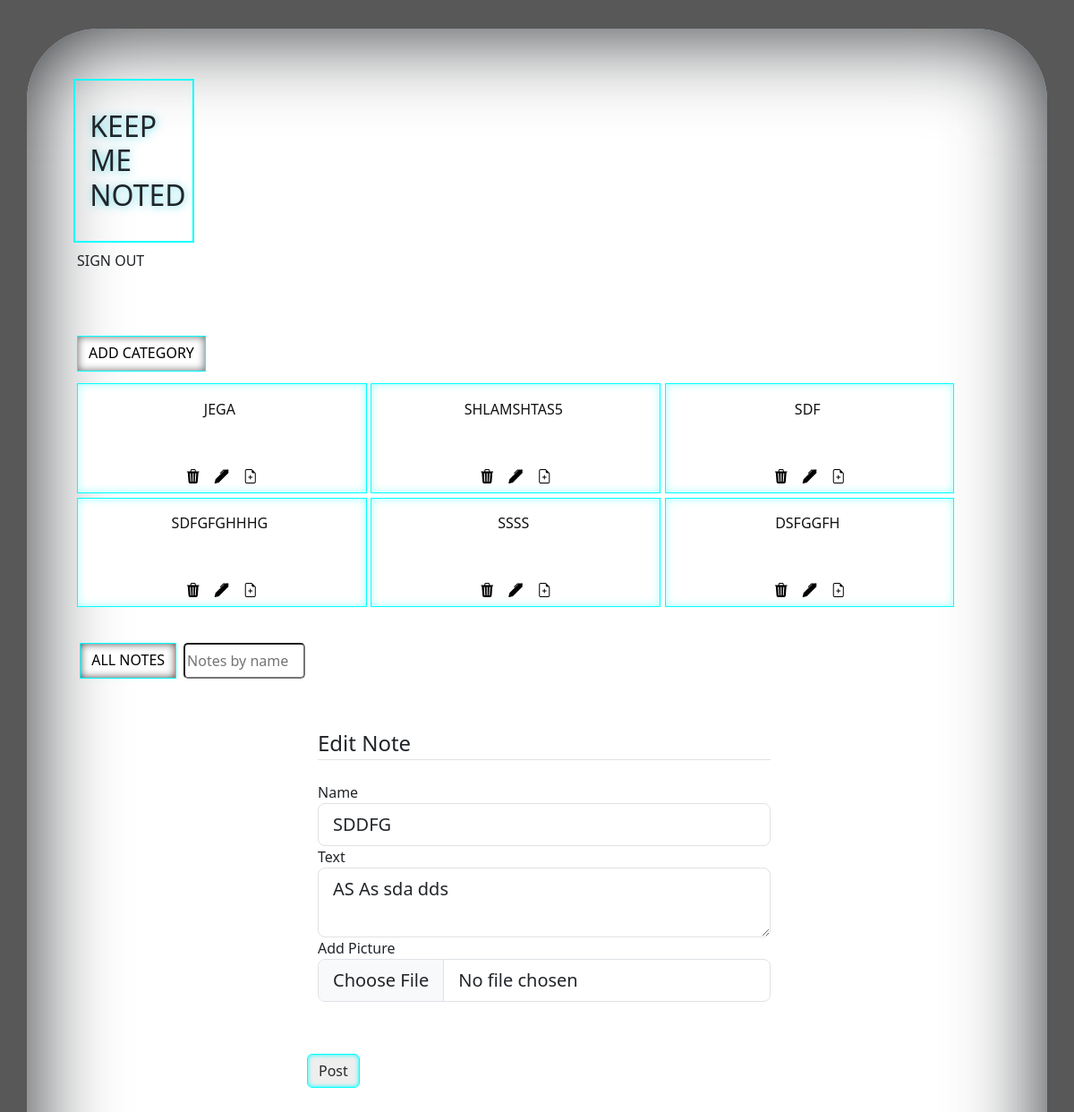
Page /edit_note/3 (signed in) on the committed database.
### app/db_models/Category.py (models this page shows, shortened)
class Category(db.Model):
    __tablename__ = "categories"
    id = db.Column(db.Integer, primary_key=True)
    category_name = db.Column(db.String(50), nullable=False)
    notes = db.relationship("Note", backref="categories", cascade='all, delete')

### app/db_models/Note.py (models this page shows, shortened)
class Note(db.Model):
    __tablename__= "notes"
    id = db.Column(db.Integer, primary_key=True)
    name = db.Column(db.String(255),nullable=False)
    text = db.Column(db.String())
    picture = db.Column(db.String(), nullable=True, default='default.png')
    id_category = db.Column(db.Integer, db.ForeignKey('categories.id') )

### app/routes.py (the view, shortened to what this page needs)
@app.route('/edit_note/<int:id>', methods =['GET' , 'POST'])
@login_required
def edit_note(id):
    categories = Category.query.all()
    notes = Note.query.all()
    note = Note.query.get_or_404(id)
    form = AddNoteForm()
    form.name.data = note.name
    form.text.data = note.text
    form.picture.data = note.picture
    return render_template('edit_note.html' , form=form, notes=notes ,categories=categories)

### app/forms.py
class AddNoteForm(FlaskForm):
    name = StringField("Name", [DataRequired()])
    text = TextAreaField("Text", [DataRequired()])
    picture = FileField('Add Picture', validators=[FileAllowed(['jpg', 'png'])])
    submit = SubmitField('Post')

class SearchForm(FlaskForm):
    searched = StringField("Searched", [DataRequired()])
    submit = SubmitField('Submit')

### app/routes.py (called while the page is built)
@login_manager.user_loader
def load_user(user_id):
    return User.query.get(user_id)

@app.context_processor
def base():
    form = SearchForm()
    return dict(form=form)

### app/templates/edit_note.html (shortened to what this page needs)
{% extends "main.html" %}
{% block content %}
            <div class="content-section; w-50 p-3; mx-auto pt-5" >
                <form method="POST" action="" enctype="multipart/form-data">
                   <fieldset id="fieldset-edit-note" class="form-group">
                       <legend class="border-bottom mb-4">Edit Note</legend>
                       <div class="form-group">
                            {{ form.name.label(class="form-control-label" , id="edit-note-name") }}
                            {% if form.name.errors %}
                            {{ form.name(class="form-control form-control-lg is-invalid") }}
                            <div class="invalid-feedback">
                            {% for error in form.name.errors %}
                            <span>{{ error }}</span>
                            {% endfor %}
                            </div>
                            {% else %}
                            {{ form.name(class="form-control form-control-lg" , id="edit-note-name" , style="text-transform: uppercase") }}
                            {% endif %}
                       </div>
                       <div class="form-group">
                            {{ form.text.label(class="form-control-label") }}
                            {% if form.text.errors %}
                            {{ form.text(class="form-control form-control-lg is-invalid") }}
                            <div class="invalid-feedback">
                            {% for error in form.text.errors %}
                            <span>{{ error }}</span>
                            {% endfor %}
                            </div>
                            {% else %}
                            {{ form.text(class="form-control form-control-lg") }}
                            {% endif %}
                       </div>
                       <div class="form-group">
                            {{ form.picture.label(class="form-control-label") }}
                            {% if form.picture.errors %}
                            {{ form.picture(class="form-control form-control-lg is-invalid") }}
                            <div class="invalid-feedback">
                            {% for error in form.picture.errors %}
                            <span>{{ error }}</span>
                            {% endfor %}
                            </div>
                            {% else %}
                            {{ form.picture(class="form-control form-control-lg") }}
                            {% endif %}
                       </div>
                       <br>
                   </fieldset>
                         <br>
                   <div class="form-group" style="margin-bottom: 2rem;">
                      {{ form.submit(class="btn btn-outline-primary") }}
                   </div>
                </form>
            </div>
{% endblock content %}

### app/templates/main.html (shortened to what this page needs)
<!DOCTYPE html>
<html lang="en">
<head>
    <link href="https://cdn.jsdelivr.net/npm/bootstrap@5.3.0-alpha1/dist/css/bootstrap.min.css" rel="stylesheet"
 />
    <link rel="stylesheet" href="https://cdn.jsdelivr.net/npm/bootstrap-icons@1.10.3/font/bootstrap-icons.css">
    <link rel="stylesheet" href="{{ url_for('static' , filename = '/stylesheets/style.css')}}">
    <link rel="stylesheet" href="{{ url_for('static' , filename = '/stylesheets/media-queries.css')}}">
    <link rel="stylesheet" href="https://cdnjs.cloudflare.com/ajax/libs/normalize/8.0.1/normalize.min.css" />
</head>
<body>
  <div class="container" id="container-1" >
    <div id="brand_flash_container">
      <div id="brand-container">
          <h1 id="brand" >KEEP <br> ME <br> NOTED</h1>
          <a id="signout" href="{{ url_for('logout') }}" class="nav-link px-2 ">SIGN OUT</a>
      </div>
    </div>
  <div class = "all-cards-container"
   >
    <div id="signout-container">
      <a id="add_category" class="btn btn-primary" href="{{ url_for('add_category')}}" class="nav-link px-2 ">ADD CATEGORY</a>
    </div>
    <div  id="container-category">
        {% for category in categories %}
        <div class="btn btn-secondary"  id="buttons-category" >
        <a href="{{ url_for('notes' , id = category.id )}}" style="margin: 0.3rem  0.3rem  0rem  0rem;
                          height: 5rem; word-wrap: break-word; text-decoration: none;">
            <h6 id="category-name" style="text-transform: uppercase;" >{{category['category_name']}}</h6>
        </a>
        <div style="display: flex; justify-content: center;">
          <a  href="{{ url_for('delete' , id = category.id) }}" class="nav-link px-2 ">
            <i class="bi bi-trash3-fill"></i>
          </a>
          <a href="{{ url_for('edit_category' , id = category.id )}}" class="nav-link px-2 ">
            <i class="bi bi-pen-fill"></i>
          </a>
          <a href="{{ url_for('noting' , id = category.id )}}" class="nav-link px-2 ">
            <i class="bi bi-file-earmark-plus"></i>
          </a>
        </div>
        </div>
        {% endfor %}
      </div>
      <div style="display: flex; flex-direction: column;">
        <div class="note-filter-container" >
            <a class="btn btn-primary"  id = "all-notes-filter" href="{{ url_for('all_notes')}}">ALL NOTES</a>
               <form method="POST" class = "d-flex" action="{{url_for('search')}}">
                 <input id="serach-by-name" class="form_control me-2" type="search" placeholder="Notes by name" aria-label="Search" , name="searched">
               </form>
        </div>
        {% block content %}
        {% endblock %}
      </div>
    </div>
  </div>
</body>
</html>

### app/static/stylesheets/style.css (style rules this page uses)
body { background-color: rgb(88, 88, 88); margin: auto; }
#brand_flash_container { display: flex; justify-content: space-between; align-items: center; padding: 3rem 0rem; padding-top: 1rem; }
#brand, #flash { margin: 0.5rem 3%; }
#brand { padding: 2rem 1rem; border: 2px solid cyan; text-shadow: 1px 1px 10px rgba(73, 213, 231, 0.836); }
#signout-container { display: flex; justify-content: space-between; padding: 0.5rem; padding-right: 1rem; padding-bottom: 0; }
#signout, #add_category { height:2.5rem; }
#add_category { border-radius: 0%; border-color: cyan; background-color: rgb(255, 255, 255); color: black; box-shadow:0px 0px 10px 0px rgb(105, 105, 105) inset; }
#container-1 { background-color: rgb(255, 255, 255); padding-right: 2rem; padding-top: 2rem; padding-bottom: 10rem; padding-left: 3rem; display: flex; flex-direction: column; justify-content: center; border-radius: 5rem; box-shadow: 0 0 100px 1px inset; margin-top: 2rem; margin-bottom: 5rem; min-width: 256px; }
#container-category { display: flex; flex-wrap: wrap; justify-content: start; padding: 0.5rem; }
#buttons-category { margin: 0.3rem 0.3rem 0rem 0rem; width:31% ; border-radius: 0%; border-color: cyan; background-color: rgb(255, 255, 255); color: black; box-shadow:0px 0px 10px 0px rgba(0, 255, 255, 0.37) inset; display: flex; flex-direction: column; }
#category-name { padding: 0.5rem; color: rgb(17, 17, 17); }
.note-filter-container { display: flex; padding: 0rem 0.7rem; margin-top: 2rem; height: 2.5rem; }
#serach-by-name { width: 8.5rem; border-radius: 5px; margin-left: 0.5rem; }
#all-notes-filter { border-radius: 0%; border-color: cyan; background-color: rgb(255, 255, 255); color: black; box-shadow:0px 0px 10px 0px rgb(70, 70, 70) inset; }
#submit { background-color: rgb(238, 238, 238) ; box-shadow:0 0 5px 0 cyan inset; border: 1px solid cyan; color: rgb(42, 42, 42); }

### rows in the picture
Category: category_name "JEGA"
Category: category_name "SHLAMSHTAS5"
Category: category_name "SDF"
Category: category_name "SDFGFGHHHG"
Category: category_name "SSSS"
Category: category_name "DSFGGFH"
Note: name "sddfg", text "AS As sda dds"
